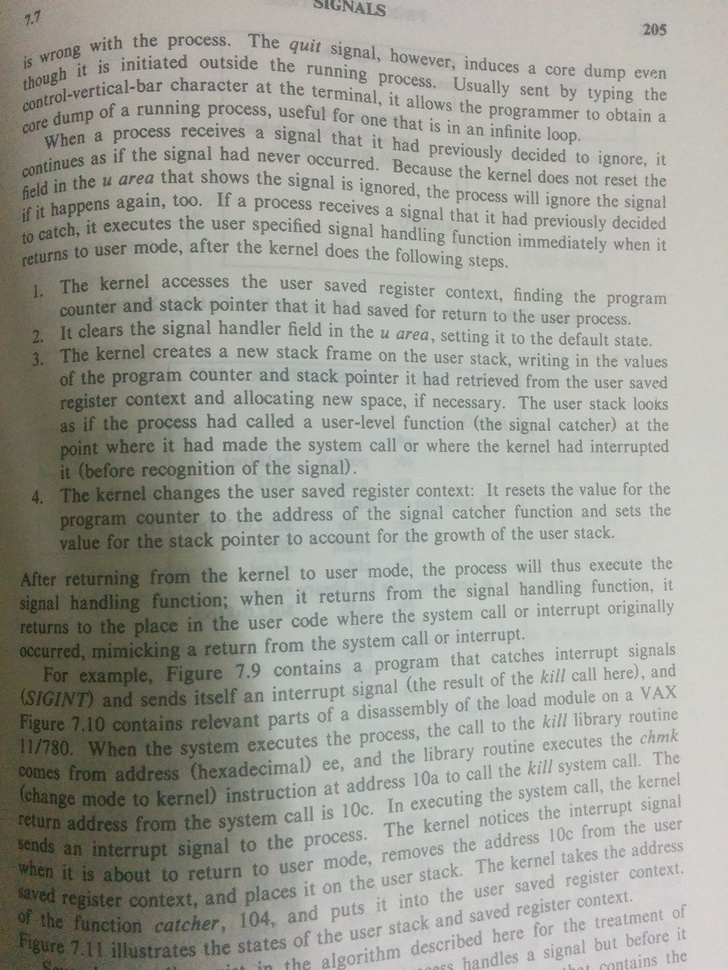
#> input picture HW3/Input_Image/ScannedText.jpg, 728 x 970 px, shrunk from 1024 x 1365 before the run; its folder holds only this picture in this run
$ jupyter execute HW3.ipynb   (shell and % lines are left out)
#> lines starting #> are read from the running program, lines starting #| are printed output that depends on the picture; after the words box and inside, x2 and y2 are one past the last pixel; in counts of white or black regions, pixels touching at a corner belong together
# HW3
جداسازی متن از پس‌زمینه در تصاویر اسکن‌شده

[cell 1]
import os
import time
import numpy as np
import cv2
import matplotlib.pyplot as plt
from scipy.ndimage import maximum_filter, rank_filter


IN_DIR = 'Input_Image'
OUT_DIR = 'Output_Image'
for p in ['Part_1','Part_2','Part_3','Part_4']:
    os.makedirs(OUT_DIR+'/'+p, exist_ok=True)

os.listdir(IN_DIR)

[cell 2]
img = cv2.imread(IN_DIR+'/ScannedText.jpg')
#> img is the input picture: shape (970, 728, 3); mean B, G, R 153.2, 161, 160.4
img.shape
#> Out = (970, 728, 3)

[cell 3]
gray = cv2.cvtColor(img, cv2.COLOR_BGR2GRAY).astype(np.uint8)
print(gray.dtype, gray.min(), gray.max(), gray.shape)
#| uint8 19 222 (970, 728)

plt.figure(figsize=(7,9))
plt.imshow(gray, cmap='gray', vmin=0, vmax=255)
plt.axis('off')
plt.show()

<div dir="rtl" style="text-align: right;">
 قسمت ۱ - آستانه‌گذاری ساده
</div>

[cell 4]
def simple_thresh(im, t):
    out = np.where(im >= t, 255, 0).astype(np.uint8)
    return out

for t in [60, 120, 180]:
    b = simple_thresh(gray, t)
    cv2.imwrite(OUT_DIR+'/Part_1/thresh_'+str(t)+'.png', b)
#> this loop made 3 passes
#> pass 1, in simple_thresh, `out = np.where(im >= t, 255, 0).astype(np.uint8)`:
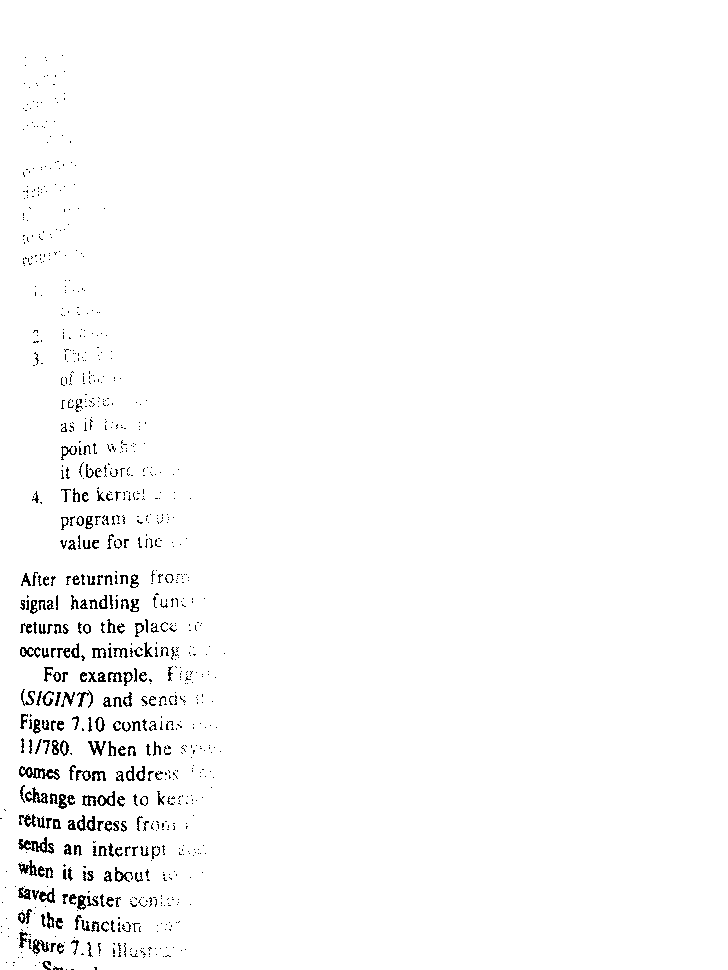
#> out: shape (970, 728); 98.3% white; black in thin lines or dots, all inside (x1, y1, x2, y2) = (0, 55, 225, 970)

plt.figure(figsize=(15,6))
for i,t in enumerate([60,120,180]):
    b = simple_thresh(gray, t)
    plt.subplot(1,3,i+1)
    plt.imshow(b, cmap='gray')
    plt.title('t='+str(t))
    plt.axis('off')
plt.show()

<div dir="rtl" style="text-align: right;">
 قسمت ۲ - Dilation حوزه پیوسته (maximum filter)
</div>

[cell 5]
dil = {}
for w in [41,51,61]:
    d = maximum_filter(gray.astype(np.float64), size=w, mode='constant', cval=0)
    dil[w] = d
    cv2.imwrite(OUT_DIR+'/Part_2/dilation_'+str(w)+'.png', np.clip(d,0,255).astype(np.uint8))
#> this loop made 3 passes
#> pass 1, `d = maximum_filter(gray.astype(np.float64), size=w, mode='constant', c..`:
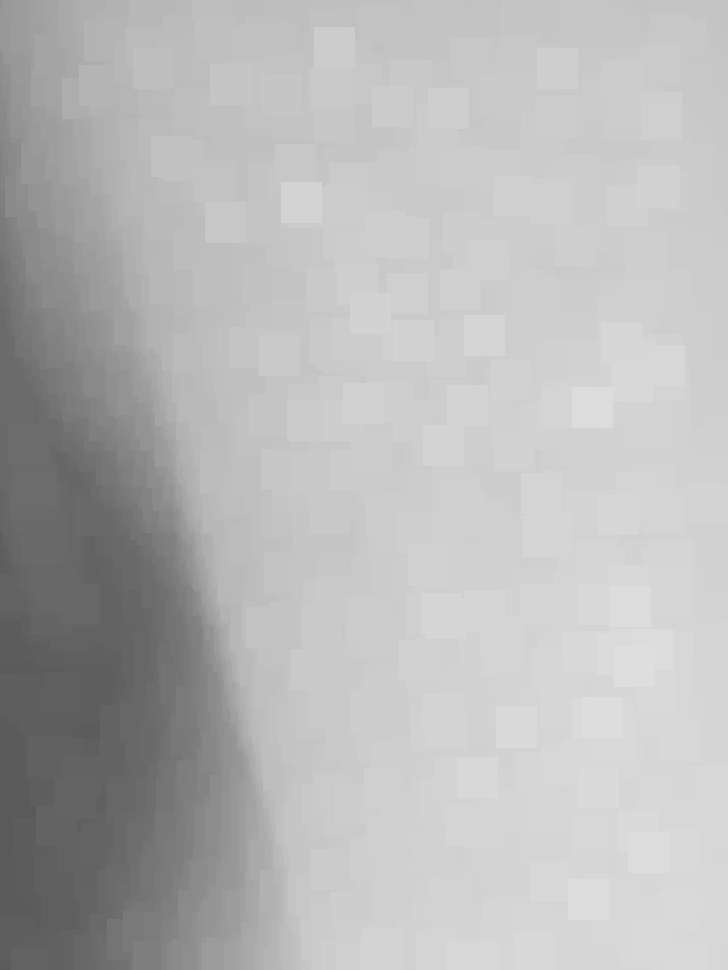
#> d: shape (970, 728) float64; min 88, max 222, mean 183.7
#> after the loop, dil = 3 items

plt.figure(figsize=(15,6))
for i,w in enumerate([41,51,61]):
    plt.subplot(1,3,i+1)
    plt.imshow(dil[w], cmap='gray', vmin=0, vmax=255)
    plt.title(str(w)+'x'+str(w))
    plt.axis('off')
plt.show()

<div dir="rtl" style="text-align: right;">
قسمت ۳ - کم کردن تصویر اصلی از پس‌زمینه تخمینی
</div>

[cell 6]
diff2 = {}
for w in [41,51,61]:
    d = dil[w] - gray.astype(np.float64)
    print(w, 'min', d.min(), 'max', d.max())   # چک میکنم منفی نداشته باشه
    diff2[w] = np.clip(d,0,255).astype(np.uint8)
    cv2.imwrite(OUT_DIR+'/Part_3/diff_'+str(w)+'.png', diff2[w])
#> this loop made 3 passes
#| 41 min 0.0 max 123.0
#| 51 min 0.0 max 129.0
#| 61 min 0.0 max 129.0
#> pass 1, `d = dil[w] - gray.astype(np.float64)`:
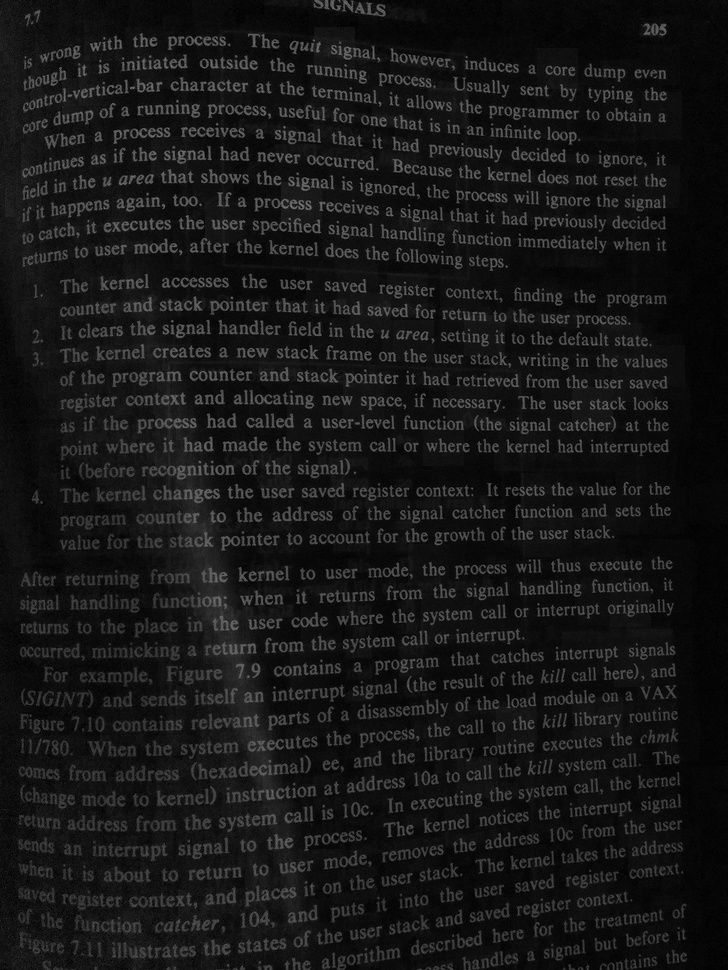
#> d: shape (970, 728) float64; min 0, max 123, mean 23.7
#> after the loop, diff2 = 3 items

[cell 7]
plt.hist(diff2[51].ravel(), bins=50)
plt.title('histogram of diff (w=51)')
plt.show()
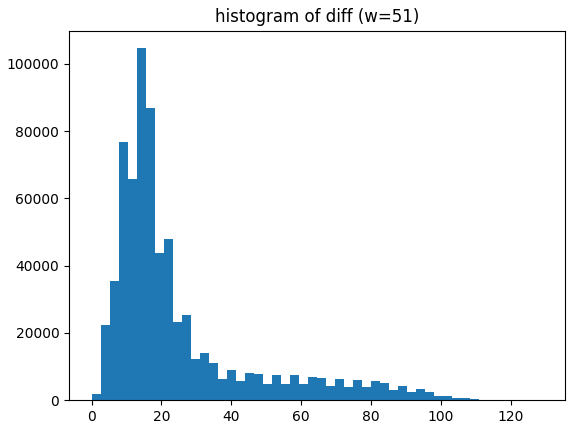
#> figure drawn by matplotlib, 1 panel; tallest bar 104657 high, from x = 12.9 to 15.48

[cell 8]
test_t = 40
b_test = np.where(diff2[51] >= test_t, 255, 0).astype(np.uint8)
#> b_test: shape (970, 728); 17.8% white in thin lines or dots
plt.imshow(b_test, cmap='gray')
plt.title('manual guess t='+str(test_t))
plt.axis('off')
plt.show()

[cell 9]
bin3 = {}
for w in [41,51,61]:
    t, b = cv2.threshold(diff2[w], 0, 255, cv2.THRESH_BINARY+cv2.THRESH_OTSU)
    print(w, 'otsu threshold =', t)
    bin3[w] = b
    cv2.imwrite(OUT_DIR+'/Part_3/thresh_'+str(w)+'.png', b)
#> this loop made 3 passes
#> t on passes 1 to 3: 40, 42, 42
#| 41 otsu threshold = 40.0
#| 51 otsu threshold = 42.0
#| 61 otsu threshold = 42.0
#> pass 1, `t, b = cv2.threshold(diff2[w], 0, 255, cv2.THRESH_BINARY+cv2.THRESH_OT..`:
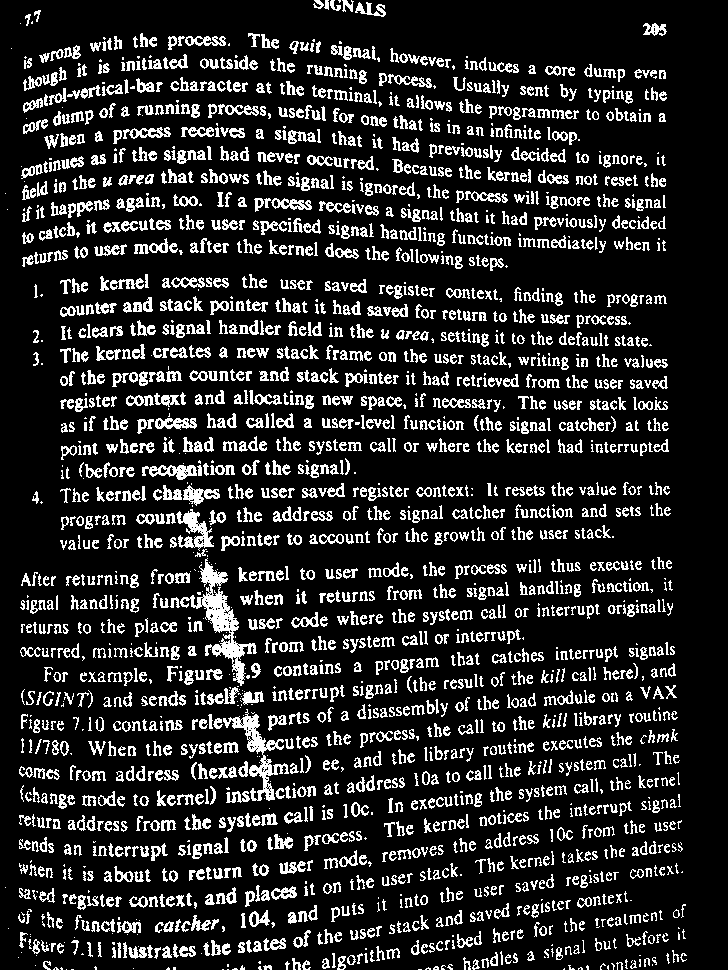
#> b: shape (970, 728); 16.3% white in thin lines or dots
#> after the loop, bin3 = 3 items

plt.figure(figsize=(15,6))
for i,w in enumerate([41,51,61]):
    plt.subplot(1,3,i+1)
    plt.imshow(bin3[w], cmap='gray')
    plt.title(str(w))
    plt.axis('off')
plt.show()

<div dir="rtl" style="text-align: right;">
قسمت ۴ ـ Rank Filter
</div>

[cell 10]
t0 = time.time()
rk = rank_filter(gray.astype(np.float64), rank=-7, size=51, mode='constant', cval=0)
t_rank = time.time()-t0
print('rank filter time:', t_rank)

t0 = time.time()
mx = maximum_filter(gray.astype(np.float64), size=51, mode='constant', cval=0)
t_dil = time.time()-t0
print('dilation(max) time:', t_dil)

print('rank is', t_rank/t_dil, 'x slower')

[cell 11]
cv2.imwrite(OUT_DIR+'/Part_4/rank7_51.png', np.clip(rk,0,255).astype(np.uint8))

plt.figure(figsize=(12,6))
plt.subplot(1,2,1); plt.imshow(mx, cmap='gray', vmin=0, vmax=255); plt.title('dilation 51x51'); plt.axis('off')
plt.subplot(1,2,2); plt.imshow(rk, cmap='gray', vmin=0, vmax=255); plt.title('rank-7 51x51'); plt.axis('off')
plt.show()

[cell 12]
diff4 = rk - gray.astype(np.float64)
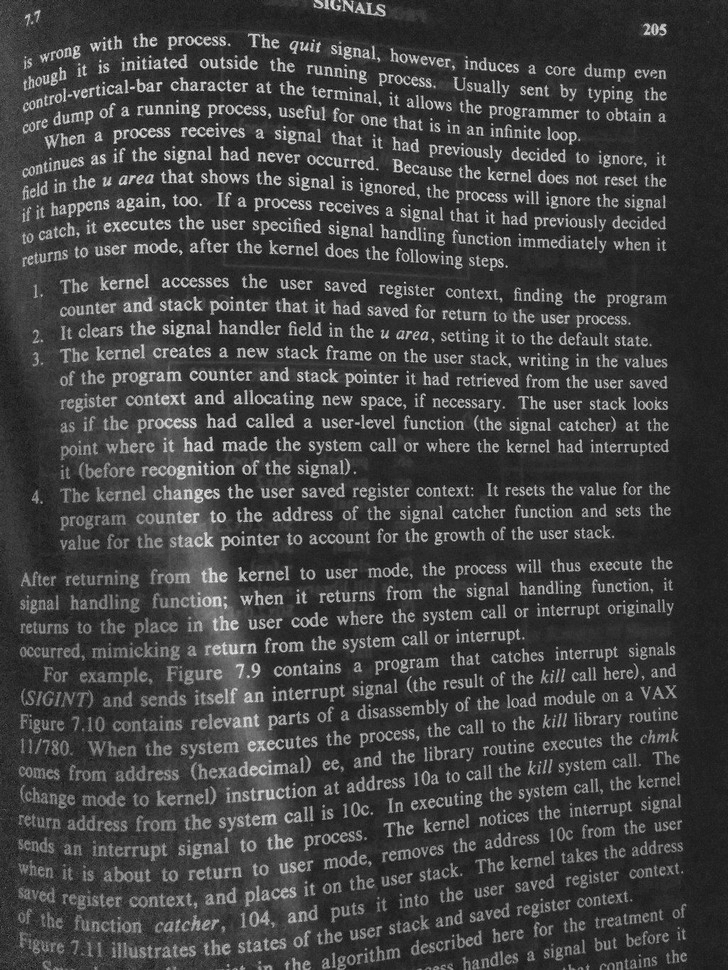
#> diff4: shape (970, 728) float64; min -14, max 122, mean 21.1; drawn with min black and max white
print('min', diff4.min(), 'max', diff4.max())
#| min -14.0 max 122.0
diff4_u8 = np.clip(diff4,0,255).astype(np.uint8)
cv2.imwrite(OUT_DIR+'/Part_4/diff_rank7_51.png', diff4_u8)

t4, bin4 = cv2.threshold(diff4_u8, 0, 255, cv2.THRESH_BINARY+cv2.THRESH_OTSU)
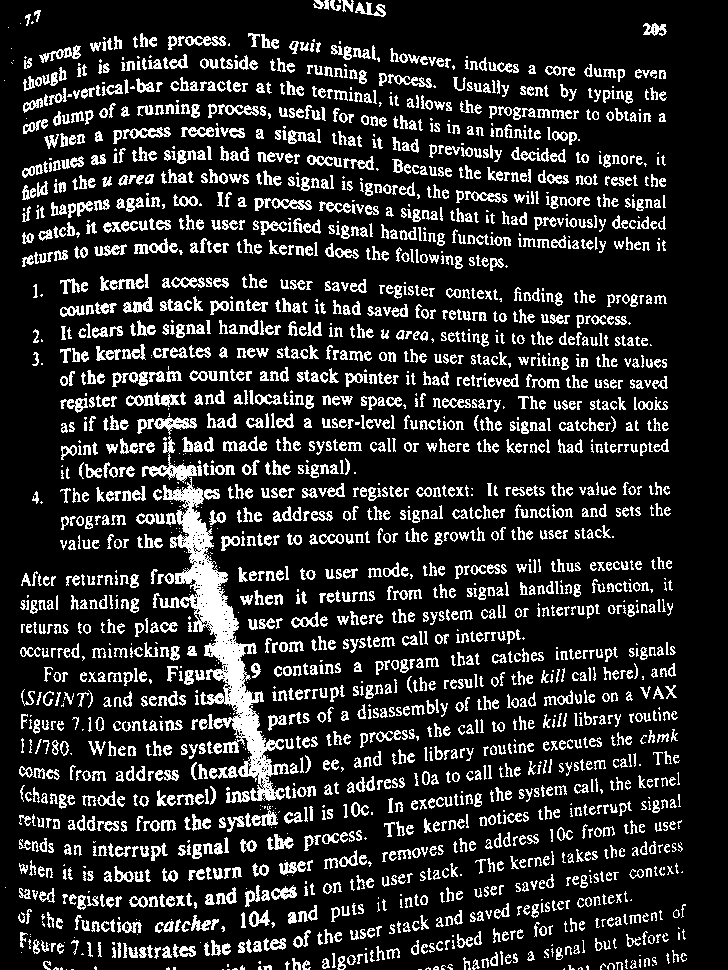
#> bin4: shape (970, 728); 16.9% white in thin lines or dots
#> t4 = 37
print('otsu threshold for rank-diff:', t4)
#| otsu threshold for rank-diff: 37.0
cv2.imwrite(OUT_DIR+'/Part_4/thresh_rank7_51.png', bin4)

plt.figure(figsize=(12,6))
plt.subplot(1,2,1); plt.imshow(bin3[51], cmap='gray'); plt.title('dilation-based result (51)'); plt.axis('off')
plt.subplot(1,2,2); plt.imshow(bin4, cmap='gray'); plt.title('rank7-based result (51)'); plt.axis('off')
plt.show()
